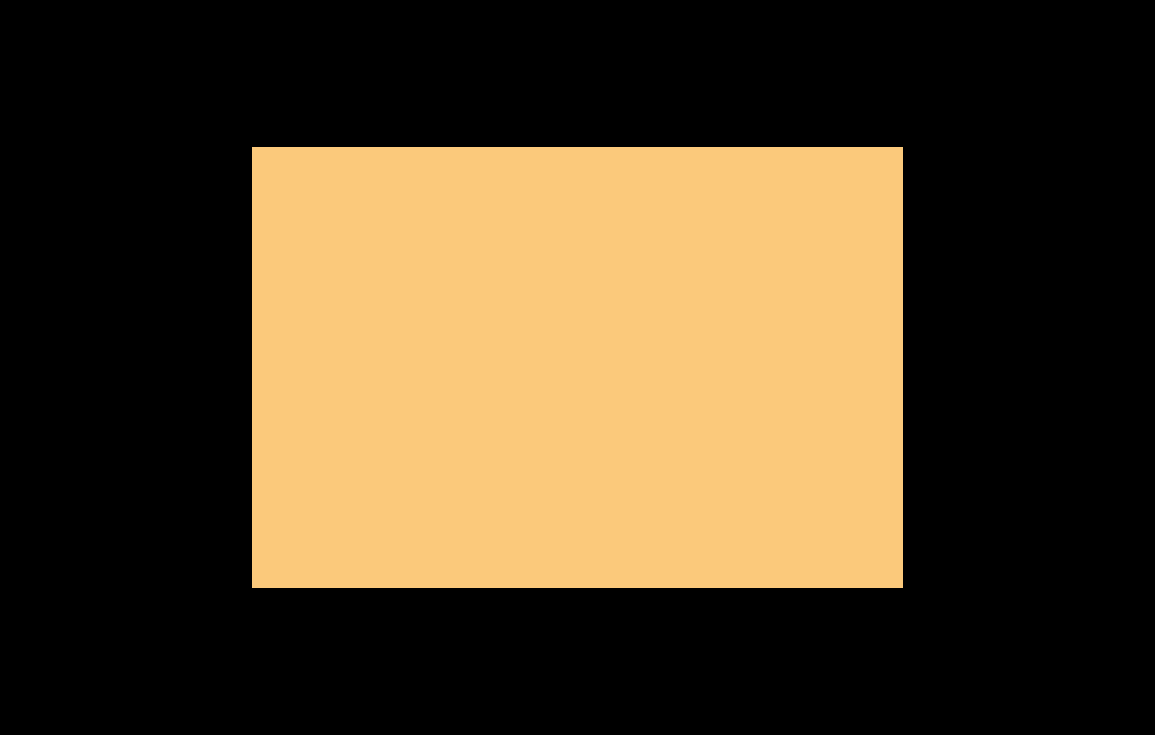

A 2D game scene composited from a Tiled map and its tileset images. What follows is a short description and the map's XML, with every tile layer's data as written:
An orthogonal 55x35 tile map with 21x21 px tiles, 1 tile layer (BG), 2 tilesets.

<map version="1.10" tiledversion="1.10.2" orientation="orthogonal" renderorder="right-down" width="55" height="35" tilewidth="21" tileheight="21" infinite="0" nextlayerid="8" nextobjectid="1">
 <tileset firstgid="1" source="../tsx/tiles13.tsx" />
 <tileset firstgid="5" source="../tsx/tiles.tsx" />
 <layer id="1" name="BG" width="55" height="35">
  <data encoding="csv">
0,0,0,0,0,0,0,0,0,0,0,0,0,0,0,0,0,0,0,0,0,0,0,0,0,0,0,0,0,0,0,0,0,0,0,0,0,0,0,0,0,0,0,0,0,0,0,0,0,0,0,0,0,0,0,
0,0,0,0,0,0,0,0,0,0,0,0,0,0,0,0,0,0,0,0,0,0,0,0,0,0,0,0,0,0,0,0,0,0,0,0,0,0,0,0,0,0,0,0,0,0,0,0,0,0,0,0,0,0,0,
0,0,0,0,0,0,0,0,0,0,0,0,0,0,0,0,0,0,0,0,0,0,0,0,0,0,0,0,0,0,0,0,0,0,0,0,0,0,0,0,0,0,0,0,0,0,0,0,0,0,0,0,0,0,0,
0,0,0,0,0,0,0,0,0,0,0,0,0,0,0,0,0,0,0,0,0,0,0,0,0,0,0,0,0,0,0,0,0,0,0,0,0,0,0,0,0,0,0,0,0,0,0,0,0,0,0,0,0,0,0,
0,0,0,0,0,0,0,0,0,0,0,0,0,0,0,0,0,0,0,0,0,0,0,0,0,0,0,0,0,0,0,0,0,0,0,0,0,0,0,0,0,0,0,0,0,0,0,0,0,0,0,0,0,0,0,
0,0,0,0,0,0,0,0,0,0,0,0,0,0,0,0,0,0,0,0,0,0,0,0,0,0,0,0,0,0,0,0,0,0,0,0,0,0,0,0,0,0,0,0,0,0,0,0,0,0,0,0,0,0,0,
0,0,0,0,0,0,0,0,0,0,0,0,0,0,0,0,0,0,0,0,0,0,0,0,0,0,0,0,0,0,0,0,0,0,0,0,0,0,0,0,0,0,0,0,0,0,0,0,0,0,0,0,0,0,0,
0,0,0,0,0,0,0,0,0,0,0,0,10,10,10,10,10,10,10,10,10,10,10,10,10,10,10,10,10,10,10,10,10,10,10,10,10,10,10,10,10,10,10,0,0,0,0,0,0,0,0,0,0,0,0,
0,0,0,0,0,0,0,0,0,0,0,0,10,10,10,10,10,10,10,10,10,10,10,10,10,10,10,10,10,10,10,10,10,10,10,10,10,10,10,10,10,10,10,0,0,0,0,0,0,0,0,0,0,0,0,
0,0,0,0,0,0,0,0,0,0,0,0,10,10,10,10,10,10,10,10,10,10,10,10,10,10,10,10,10,10,10,10,10,10,10,10,10,10,10,10,10,10,10,0,0,0,0,0,0,0,0,0,0,0,0,
0,0,0,0,0,0,0,0,0,0,0,0,10,10,10,10,10,10,10,10,10,10,10,10,10,10,10,10,10,10,10,10,10,10,10,10,10,10,10,10,10,10,10,0,0,0,0,0,0,0,0,0,0,0,0,
0,0,0,0,0,0,0,0,0,0,0,0,10,10,10,10,10,10,10,10,10,10,10,10,10,10,10,10,10,10,10,10,10,10,10,10,10,10,10,10,10,10,10,0,0,0,0,0,0,0,0,0,0,0,0,
0,0,0,0,0,0,0,0,0,0,0,0,10,10,10,10,10,10,10,10,10,10,10,10,10,10,10,10,10,10,10,10,10,10,10,10,10,10,10,10,10,10,10,0,0,0,0,0,0,0,0,0,0,0,0,
0,0,0,0,0,0,0,0,0,0,0,0,10,10,10,10,10,10,10,10,10,10,10,10,10,10,10,10,10,10,10,10,10,10,10,10,10,10,10,10,10,10,10,0,0,0,0,0,0,0,0,0,0,0,0,
0,0,0,0,0,0,0,0,0,0,0,0,10,10,10,10,10,10,10,10,10,10,10,10,10,10,10,10,10,10,10,10,10,10,10,10,10,10,10,10,10,10,10,0,0,0,0,0,0,0,0,0,0,0,0,
0,0,0,0,0,0,0,0,0,0,0,0,10,10,10,10,10,10,10,10,10,10,10,10,10,10,10,10,10,10,10,10,10,10,10,10,10,10,10,10,10,10,10,0,0,0,0,0,0,0,0,0,0,0,0,
0,0,0,0,0,0,0,0,0,0,0,0,10,10,10,10,10,10,10,10,10,10,10,10,10,10,10,10,10,10,10,10,10,10,10,10,10,10,10,10,10,10,10,0,0,0,0,0,0,0,0,0,0,0,0,
0,0,0,0,0,0,0,0,0,0,0,0,10,10,10,10,10,10,10,10,10,10,10,10,10,10,10,10,10,10,10,10,10,10,10,10,10,10,10,10,10,10,10,0,0,0,0,0,0,0,0,0,0,0,0,
0,0,0,0,0,0,0,0,0,0,0,0,10,10,10,10,10,10,10,10,10,10,10,10,10,10,10,10,10,10,10,10,10,10,10,10,10,10,10,10,10,10,10,0,0,0,0,0,0,0,0,0,0,0,0,
0,0,0,0,0,0,0,0,0,0,0,0,10,10,10,10,10,10,10,10,10,10,10,10,10,10,10,10,10,10,10,10,10,10,10,10,10,10,10,10,10,10,10,0,0,0,0,0,0,0,0,0,0,0,0,
0,0,0,0,0,0,0,0,0,0,0,0,10,10,10,10,10,10,10,10,10,10,10,10,10,10,10,10,10,10,10,10,10,10,10,10,10,10,10,10,10,10,10,0,0,0,0,0,0,0,0,0,0,0,0,
0,0,0,0,0,0,0,0,0,0,0,0,10,10,10,10,10,10,10,10,10,10,10,10,10,10,10,10,10,10,10,10,10,10,10,10,10,10,10,10,10,10,10,0,0,0,0,0,0,0,0,0,0,0,0,
0,0,0,0,0,0,0,0,0,0,0,0,10,10,10,10,10,10,10,10,10,10,10,10,10,10,10,10,10,10,10,10,10,10,10,10,10,10,10,10,10,10,10,0,0,0,0,0,0,0,0,0,0,0,0,
0,0,0,0,0,0,0,0,0,0,0,0,10,10,10,10,10,10,10,10,10,10,10,10,10,10,10,10,10,10,10,10,10,10,10,10,10,10,10,10,10,10,10,0,0,0,0,0,0,0,0,0,0,0,0,
0,0,0,0,0,0,0,0,0,0,0,0,10,10,10,10,10,10,10,10,10,10,10,10,10,10,10,10,10,10,10,10,10,10,10,10,10,10,10,10,10,10,10,0,0,0,0,0,0,0,0,0,0,0,0,
0,0,0,0,0,0,0,0,0,0,0,0,10,10,10,10,10,10,10,10,10,10,10,10,10,10,10,10,10,10,10,10,10,10,10,10,10,10,10,10,10,10,10,0,0,0,0,0,0,0,0,0,0,0,0,
0,0,0,0,0,0,0,0,0,0,0,0,10,10,10,10,10,10,10,10,10,10,10,10,10,10,10,10,10,10,10,10,10,10,10,10,10,10,10,10,10,10,10,0,0,0,0,0,0,0,0,0,0,0,0,
0,0,0,0,0,0,0,0,0,0,0,0,10,10,10,10,10,10,10,10,10,10,10,10,10,10,10,10,10,10,10,10,10,10,10,10,10,10,10,10,10,10,10,0,0,0,0,0,0,0,0,0,0,0,0,
0,0,0,0,0,0,0,0,0,0,0,0,0,0,0,0,0,0,0,0,0,0,0,0,0,0,0,0,0,0,0,0,0,0,0,0,0,0,0,0,0,0,0,0,0,0,0,0,0,0,0,0,0,0,0,
0,0,0,0,0,0,0,0,0,0,0,0,0,0,0,0,0,0,0,0,0,0,0,0,0,0,0,0,0,0,0,0,0,0,0,0,0,0,0,0,0,0,0,0,0,0,0,0,0,0,0,0,0,0,0,
0,0,0,0,0,0,0,0,0,0,0,0,0,0,0,0,0,0,0,0,0,0,0,0,0,0,0,0,0,0,0,0,0,0,0,0,0,0,0,0,0,0,0,0,0,0,0,0,0,0,0,0,0,0,0,
0,0,0,0,0,0,0,0,0,0,0,0,0,0,0,0,0,0,0,0,0,0,0,0,0,0,0,0,0,0,0,0,0,0,0,0,0,0,0,0,0,0,0,0,0,0,0,0,0,0,0,0,0,0,0,
0,0,0,0,0,0,0,0,0,0,0,0,0,0,0,0,0,0,0,0,0,0,0,0,0,0,0,0,0,0,0,0,0,0,0,0,0,0,0,0,0,0,0,0,0,0,0,0,0,0,0,0,0,0,0,
0,0,0,0,0,0,0,0,0,0,0,0,0,0,0,0,0,0,0,0,0,0,0,0,0,0,0,0,0,0,0,0,0,0,0,0,0,0,0,0,0,0,0,0,0,0,0,0,0,0,0,0,0,0,0,
0,0,0,0,0,0,0,0,0,0,0,0,0,0,0,0,0,0,0,0,0,0,0,0,0,0,0,0,0,0,0,0,0,0,0,0,0,0,0,0,0,0,0,0,0,0,0,0,0,0,0,0,0,0,0
</data>
 </layer>
</map>
